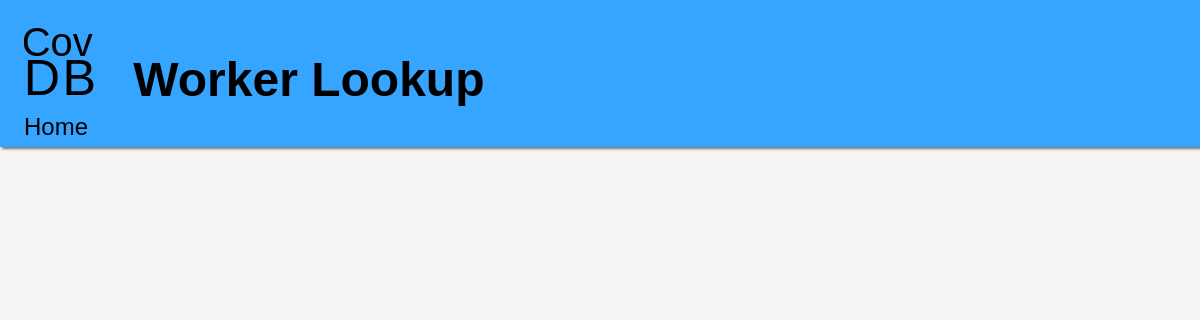
Before: /public/workers.php with the older database file.
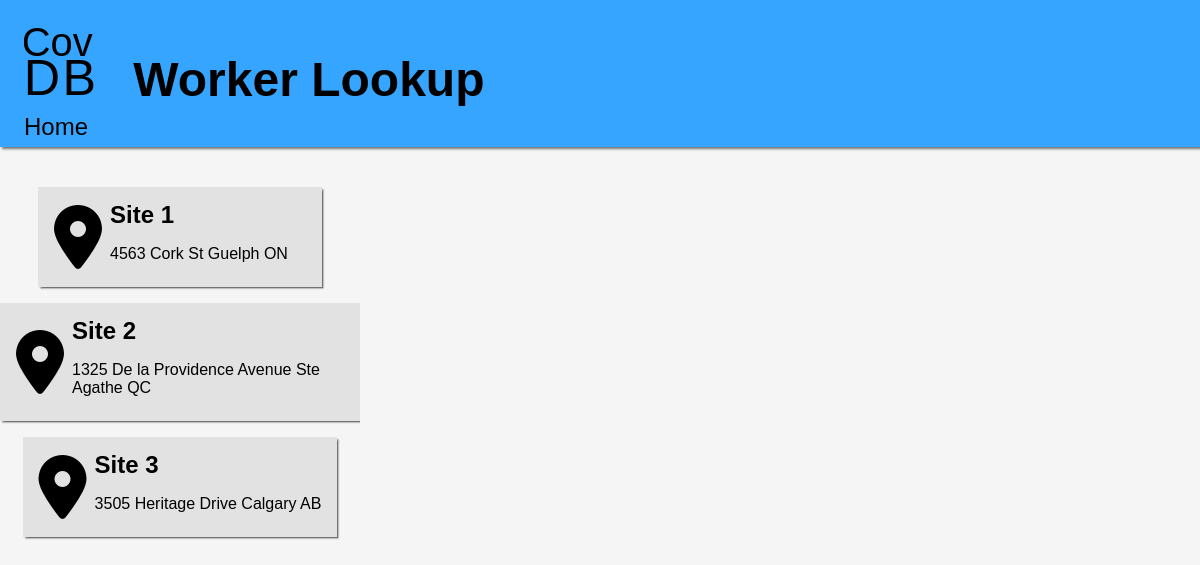
After: the same page with the newer database file.
### tables this page shows
CREATE TABLE Site (
    name        VARCHAR(32) PRIMARY KEY,
    street      VARCHAR(33) NOT NULL,
    city        VARCHAR(32) NOT NULL,
    province    ENUM('AB', 'BC', 'MB', 'NB', 'NL', 'NS', 'NT', 'NU', 'ON', 'PE', 'QC', 'SK', 'YT') NOT NULL,
    postalCode  CHAR(6)     NOT NULL  
);

### backend/sites.php (called while the page is built, shortened)
<?php
include_once($_SERVER["DOCUMENT_ROOT"] . "/_include.php");
include_once(MODELS_DIR."Site.php");
function getSites() {
    global $conn;
    $stmt = $conn->prepare("SELECT * FROM Site");
    $stmt->execute();
    $out = [];
    while($row = $stmt->fetch(PDO::FETCH_ASSOC)){
        $out[] = Site::fromAssoc($row);
    }
    return $out;
}

### models/Site.php (called while the page is built, shortened)
<?php
class Site {
	public function __construct($name, $street, $city, $province, $postalCode, ) {
		$this->name = $name;
		$this->street = $street;
		$this->city = $city;
		$this->province = $province;
	}
	public static function fromAssoc($assoc) {
		return new Site(
			$assoc["name"],
			$assoc["street"],
			$assoc["city"],
			$assoc["province"],
			$assoc["postalCode"],
		);
	}
}

### public/workers.php (the view, shortened to what this page needs)
<!DOCTYPE html>
<html>
<?php
    include_once(BACKEND_DIR."/patients.php");
    include_once(BACKEND_DIR."/sites.php");
?>
<head>
    <?php insertMeta(); ?>
    <link rel='stylesheet' type='text/css' href='/listpage.css'>
</head>
<body>
    <?php insertHeader(); ?>
    <div id="content">
        <section id="sidebar">
        <?php foreach(getSites() as $s):
            $selected = "";
            ?>
            <a class="panel clickable <?= $selected ?>" href="?s=<?=$s->name?>" style="width:70%; margin-left:auto; margin-right:auto">
                <i class="fa-solid fa-location-dot"></i>
                <h2><?= $s->name ?></h2>
                <p><?= $s->street." ".$s->city." ".$s->province ?></p>
            </a>
        <?php endforeach; ?>
        </section>
    </div>
</body>
</html>

### public/common.php (shortened to what this page needs)
<?php
function insertHeader(string $name = null){
    if($name == null && defined("NAME")) $name = NAME;
    ?>
    <header>
        <h1>
            <a href='/'><img src='/logo.svg'></img></a>
            <span style='margin-left:0.5em'>
                <?= $name == null ? "Covid Vaccine Database" : $name ?>
            </span>
        </h1>
        <nav style="margin-left:-1em">
            <a href="/">Home</a>
        </nav>
    </header>
    <?php
}
function insertMeta(string $name = null){
    ?>
        <link rel='stylesheet' type='text/css' media='screen' href='/main.css'>
    <?php
}

### public/main.css (style rules this page uses)
body { font-family: sans-serif; --colour-primary: #36a5ff; --colour-primary-light: #7bd6ff; --colour-primary-dark: #0077cb; --colour-secondary: #303f9f; --colour-secondary-light: #666ad1; --colour-secondary-dark: #001970; --colour-background: #f5f5f6; --colour-surface: #e1e2e1; --colour-on-primary: #000000; --colour-on-primary-dark: #FFFFFF; --colour-on-secondary: #FFFFFF; --colour-on-background: #000000; --colour-on-surface: #000000; background-color: var(--colour-background); color: var(--colour-on-background); margin:0; padding:0; min-width: fit-content; }
header { background-color: var(--colour-primary); color: var(--colour-on-primary); padding: 1em 1em 0 1em; font-size:150%; margin-bottom: 1em; min-width: fit-content; box-shadow: 0.1em 0.1em 0.1em #00000088; }
header h1 { margin: 0; }
header a { text-decoration: none; color: inherit; }
header img { height:1.5em; }
header nav a { padding: 0.25em 1em; cursor: pointer; transition: background-color 100ms; display: inline-block; }
.panel { background-color: var(--colour-surface); color: var(--colour-on-surface); padding: 0.5em 1em; margin: 1em; flex-grow: 1; min-width: fit-content; box-shadow: 0.1em 0.1em 0.1em #00000088; display:grid; grid-template-areas: "icon . heading" "icon . text"; grid-template-columns: auto 0.5em 1fr; }
.panel i { grid-area: icon; text-align: center; font-size: 4em; margin:auto; }
.panel h2 { grid-area: heading; margin: 0.25em 0 0 0; }
.panel>*:last-child { grid-area: text; }
.clickable { transition: all 100ms; cursor: pointer; text-decoration: none; }

### public/listpage.css (style rules this page uses)
#content { display:grid; grid-template-columns: 30% auto; height: 70vh; }
#sidebar { overflow-x:hidden; overflow-y:scroll; height:inherit; }

Changed rows visible on the page:
added site: name "Site 1", street "4563 Cork St", city "Guelph", province "ON"
added site: name "Site 2", street "1325 De la Providence Avenue", city "Ste Agathe", province "QC"
added site: name "Site 3", street "3505 Heritage Drive", city "Calgary", province "AB"
